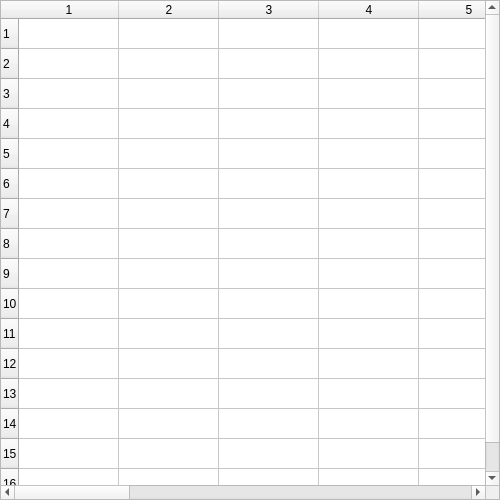
<?xml version="1.0" encoding="UTF-8"?>
<ui version="4.0">
 <class>MemoryViewer</class>
 <widget class="QWidget" name="MemoryViewer">
  <property name="geometry">
   <rect>
    <x>0</x>
    <y>0</y>
    <width>500</width>
    <height>500</height>
   </rect>
  </property>
  <property name="windowTitle">
   <string>Form</string>
  </property>
  <widget class="QTableWidget" name="MemoryList">
   <property name="geometry">
    <rect>
     <x>0</x>
     <y>0</y>
     <width>500</width>
     <height>500</height>
    </rect>
   </property>
   <property name="rowCount">
    <number>16</number>
   </property>
   <property name="columnCount">
    <number>16</number>
   </property>
   <row/>
   <row/>
   <row/>
   <row/>
   <row/>
   <row/>
   <row/>
   <row/>
   <row/>
   <row/>
   <row/>
   <row/>
   <row/>
   <row/>
   <row/>
   <row/>
   <column/>
   <column/>
   <column/>
   <column/>
   <column/>
   <column/>
   <column/>
   <column/>
   <column/>
   <column/>
   <column/>
   <column/>
   <column/>
   <column/>
   <column/>
   <column/>
  </widget>
 </widget>
 <resources/>
 <connections/>
</ui>
